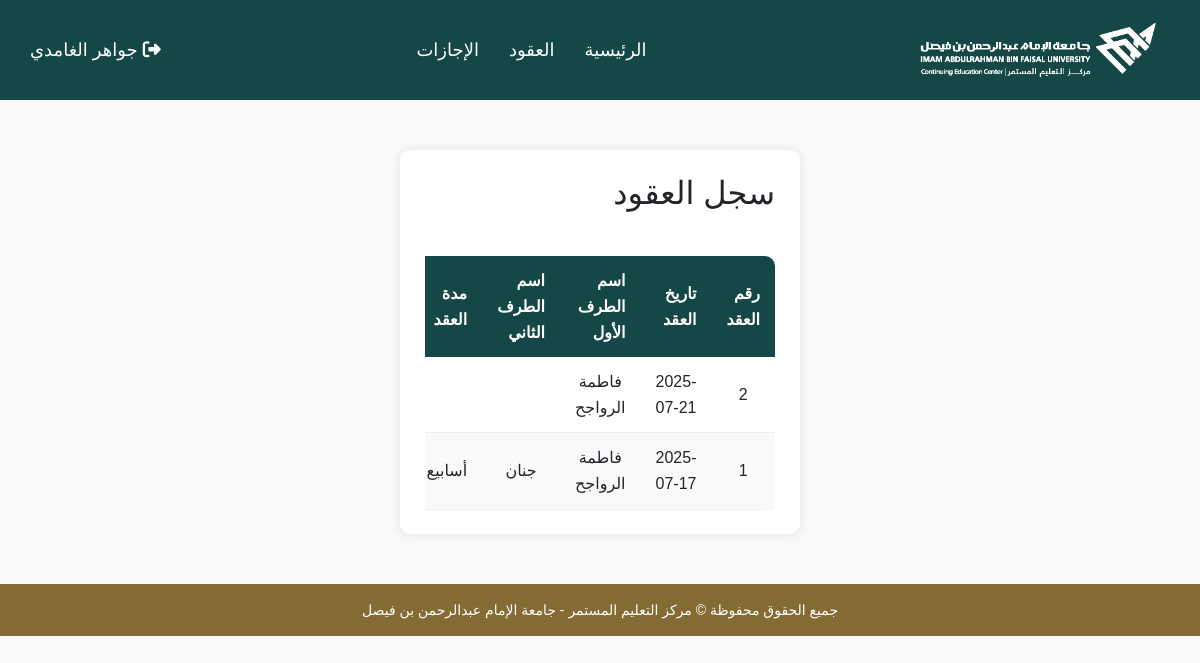
The page /c-adminRec.php (signed in) on the database as committed earlier.
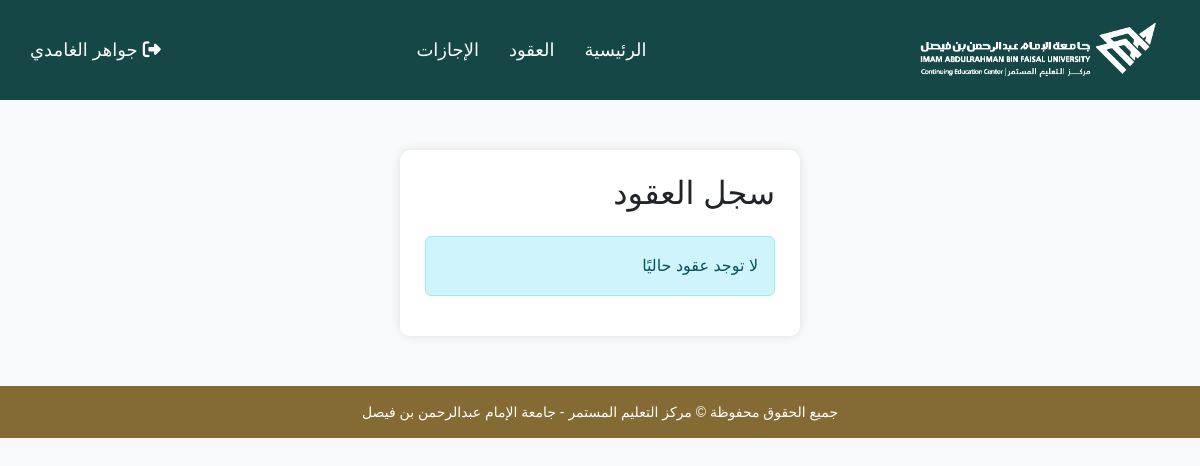
The same page on the database as committed later.
### tables this page shows
CREATE TABLE `contract` (
  `con_id` int(11) NOT NULL,
  `guest_id` int(10) NOT NULL,
  `con_date` date NOT NULL,
  `1st_party` varchar(30) NOT NULL,
  `2nd_party` varchar(30) NOT NULL,
  `con_duration` varchar(20) NOT NULL,
  `con_starting_date` date NOT NULL,
  `program_name` varchar(50) NOT NULL,
  `program_id` int(11) NOT NULL,
  `num_weeks` int(11) NOT NULL,
  `total` varchar(10) NOT NULL
);

### c-adminRec.php (the view, shortened to what this page needs)
<?php
require_once("db_connect.php");
try {
    $stmt = $conn->prepare("SELECT
        con_id,
        con_date,
        1st_party,
        2nd_party,
        con_duration,
        con_starting_date,
        program_name,
        program_id,
        num_weeks,
        total
    FROM contract
    ORDER BY con_date DESC");
    $stmt->execute();
    $result = $stmt->get_result();
    $contracts = $result->fetch_all(MYSQLI_ASSOC);
} catch (Exception $e) {
    $error = "حدث خطأ أثناء تحميل العقود: " . $e->getMessage();
}
?>
<!DOCTYPE html>
<html lang="ar" dir="rtl">
<head>
    <link href="https://cdn.jsdelivr.net/npm/bootstrap@5.3.0/dist/css/bootstrap.rtl.min.css" rel="stylesheet">
    <link rel="stylesheet" href="style.css">
</head>
<body class="bg-light">
<?php include 'header.php'; ?>
<div class="container py-4">
    <h2 class="mb-4">سجل العقود</h2>
    <?php if (!empty($error)): ?>
        <div class="alert alert-danger"><?= htmlspecialchars($error) ?></div>
    <?php elseif (empty($contracts)): ?>
        <div class="alert alert-info">لا توجد عقود حاليًا</div>
    <?php else: ?>
        <div class="table-responsive">
            <table class="vacation-table">
                <thead>
                    <tr>
                        <th>رقم العقد</th>
                        <th>تاريخ العقد</th>
                        <th>اسم الطرف الأول</th>
                        <th>اسم الطرف الثاني</th>
                        <th>مدة العقد</th>
                    </tr>
                </thead>
                <tbody>
                    <?php foreach ($contracts as $con): ?>
                    <tr onclick="window.location.href='c-adminForm1.php?con_id=<?= $con['con_id'] ?>&return_url=c-adminRec.php'" style="cursor:pointer;">
                        <td><?= $con['con_id'] ?></td>
                        <td><?= htmlspecialchars($con['con_date']) ?></td>
                        <td><?= htmlspecialchars($con['1st_party']) ?></td>
                        <td><?= htmlspecialchars($con['2nd_party']) ?></td>
                        <td><?= htmlspecialchars($con['con_duration']) ?></td>
                    </tr>
                    <?php endforeach; ?>
                </tbody>
            </table>
        </div>
    <?php endif; ?>
</div>
<?php include 'footer.php'; ?>
</body>
</html>

### header.php (shortened to what this page needs)
<?php
$contractsLink = "login.php";
$vacationsLink = "login.php";
$role = null;
if (isset($_SESSION['logged_in']) && $_SESSION['logged_in'] === true) {
  $role = $_SESSION['role'];
  switch ($role) {
    case 'manager':
      $contractsLink = "c-adminMain.php";
      $vacationsLink = "manMain.php";
      break;
  }
}
?>
<!DOCTYPE html>
<html lang="ar" dir="rtl">
<head>
  <link rel="stylesheet" href="style.css">
  <link rel="stylesheet" href="https://cdnjs.cloudflare.com/ajax/libs/font-awesome/6.5.2/css/all.min.css" />
</head>
<body>
  <header>
    <div class="logo">
      <a href="homepage.php">
        <img src="logo_white_no_bg.png" alt="مركز التعليم المستمر">
      </a>
    </div>
    <nav class="main-nav">
      <ul class="nav-links">
        <?php if (!isset($role) || $role !== 'guest'): ?>
          <li><a href="index.php">الرئيسية</a></li>
          <li><a href="<?= $contractsLink ?>">العقود</a></li>
          <li><a href="<?= $vacationsLink ?>">الإجازات</a></li>
        <?php else: ?>
          <li><a href="<?= $contractsLink ?>">العقود</a></li>
        <?php endif; ?>
      </ul>
    </nav>
    <div class="logging">
      <?php if (isset($_SESSION['logged_in']) && $_SESSION['logged_in'] === true): ?>
        <a class="logged" href="logout.php">
          <i class="fa-solid fa-right-from-bracket"></i>
          <?= htmlspecialchars($_SESSION['name']) ?>
        </a>
      <?php else: ?>
        <a class="logged" href="login.php"><i class="fa-solid fa-user"></i></a>
      <?php endif; ?>
    </div>
  </header>
</body>
</html>

### footer.php (shortened to what this page needs)
  <!DOCTYPE html>
<html lang="en">
<head>
  <link rel="stylesheet" href="style.css">
</head>
<body>
  <footer class="main-footer">
    جميع الحقوق محفوظة © مركز التعليم المستمر - جامعة الإمام عبدالرحمن بن فيصل
  </footer>
</body>
</html>

### style.css (style rules this page uses)
body { background-color: #f0f2f5; font-family: 'Tajawal', sans-serif; line-height: 1.6; }
.container { width: 400px; margin: 50px auto; background-color: white; padding: 25px; box-shadow: 0 0 10px rgba(0,0,0,0.1); border-radius: 10px; }
header { display: flex; justify-content: space-between; align-items: center; background-color: #154746; padding: 15px 30px; color: white; font-size: 18px; }
.logo img { height: 70px; }
.main-nav { display: flex; gap: 40px; }
.nav-links, .logging { list-style: none; display: flex; gap: 30px; margin: 0; padding: 0; }
.nav-links li a, .logging li a, .logged { color: white; text-decoration: none; font-size: 18px; }
footer { background-color: #846A33; color: white; text-align: center; padding: 15px; font-size: 14px; width: 100%; }
.vacation-table { width: 100%; border-collapse: collapse; margin-top: 20px; background-color: white; border-radius: 10px; overflow: hidden; box-shadow: 0 4px 10px rgba(0, 0, 0, 0.05); }
.vacation-table th { background-color: #154746; color: white; font-weight: bold; padding: 12px 15px; }
.vacation-table td { padding: 12px 15px; text-align: center; border-bottom: 1px solid #eee; }
.vacation-table tr:nth-child(even) { background-color: #f9f9f9; }

Rows that differ between the two databases and show on the page:
removed contract: con_id "2", con_date "2025-07-21", 1st_party "فاطمة الرواجح"
removed contract: con_id "1", con_date "2025-07-17", 1st_party "فاطمة الرواجح", 2nd_party "جنان", con_duration "أسابيع"
Other text that changed with them:
text no longer shown: "رقم العقد تاريخ العقد اسم الطرف الأول اسم الطرف الثاني مدة العقد"
text now shown: "لا توجد عقود حاليًا"
